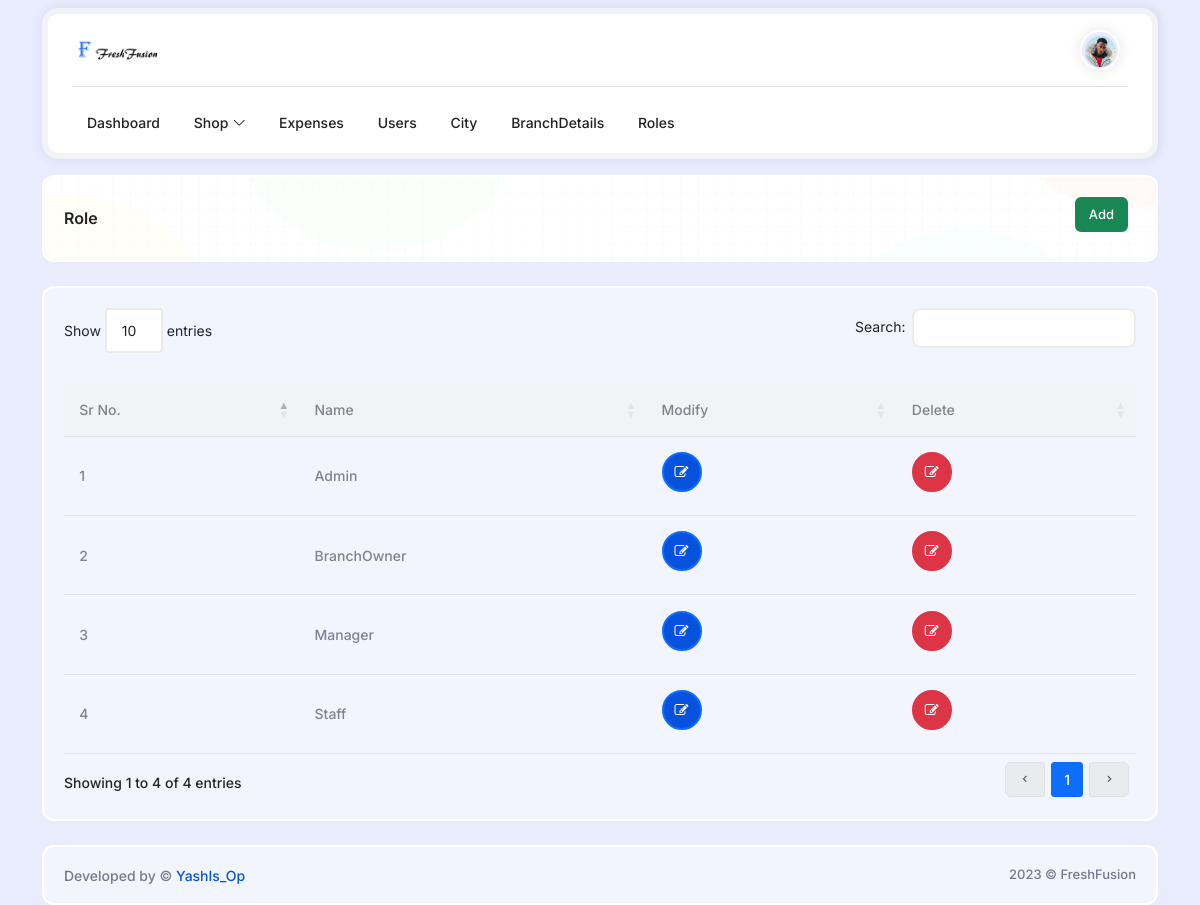
The page /pages/role/index.php on the database its author committed.
### tables this page shows
CREATE TABLE
    `Roles` (
        `Id` INT NOT NULL PRIMARY KEY AUTO_INCREMENT,
        `Name` VARCHAR(255) NOT NULL
    );

### includes/init.php (called while the page is built, shortened)
<?php
$connection = new PDO("mysql:host=localhost;port=3306;dbname=FreshFusion", "root", "");
function select($query, $params = null)
{
    global $connection;
    $statement = $connection->prepare($query);
    $statement->execute($params);
    $rows = $statement->fetchAll(PDO::FETCH_ASSOC);
    return $rows;
}

### pages/role/index.php (the view, shortened to what this page needs)
<?php
require ('../../includes/init.php');
$query = "SELECT * FROM roles";
$roles = select($query);
$index = 0;
include pathOf('includes/header.php');
include pathOf('includes/navbar.php');
?>
<div class="main-content">
    <div class="content-wraper-area">
        <div class="data-table-area">
            <div class="container">
                <div class="row g-4">
                    <div class="col-12">
                        <div class="card">
                            <div class="card-body card-breadcrumb">
                                <div class="page-title-box d-flex align-items-center justify-content-between">
                                    <h4 class="mb-0">Role</h4>
                                    <div class="page-title-right">
                                        <ol class="breadcrumb m-0">
                                            <li class="breadcrumb-item active"> <a href="./add"
                                                    class="btn btn-success mb-2 me-2">Add</a> </li>
                                        </ol>
                                    </div>
                                </div>
                            </div>
                        </div>
                    </div>
                    <div class="col-12">
                        <div class="card">
                            <div class="card-body">
                                <table id="selection-datatable" class="table dt-responsive nowrap w-100">
                                    <thead>
                                        <tr>
                                            <th>Sr No.</th>
                                            <th>Name</th>
                                            <th>Modify</th>
                                            <th>Delete</th>
                                        </tr>
                                    </thead>
                                    <tbody>
                                        <?php foreach ($roles as $role): ?>
                                            <tr>
                                                <td><?= $index += 1 ?></td>
                                                <td><?= $role['Name'] ?></td>
                                                <form action="./update" method="post">
                                                    <td>
                                                        <button type="submit" class="btn btn-primary btn-circle mb-2">
                                                            <i class="fa fa-edit"></i>
                                                        </button>
                                                    </td>
                                                </form>
                                                <td>
                                                    <button type="submit" class="btn btn-danger btn-circle mb-2"
                                                        onclick="deleteRole(<?= $role['Id'] ?>)">
                                                        <i class="fa fa-edit"></i>
                                                    </button>
                                                </td>
                                            </tr>
                                        <?php endforeach; ?>
                                    </tbody>
                                </table>
                            </div>
                        </div>
                    </div>
                </div>
            </div>
        </div>
    </div>
    <?php
    include pathOf('includes/footer.php');
    ?>
    <?php
    include pathOf('includes/pageEnd.php');
    ?>

### assets/css/classynav.css (style rules this page uses)
.justify-content-between { -webkit-box-pack: justify; -ms-flex-pack: justify; justify-content: space-between }

### rows shown on the page
roles: index "1", Name "Admin"
roles: index "2", Name "BranchOwner"
roles: index "3", Name "Manager"
roles: index "4", Name "Staff"
